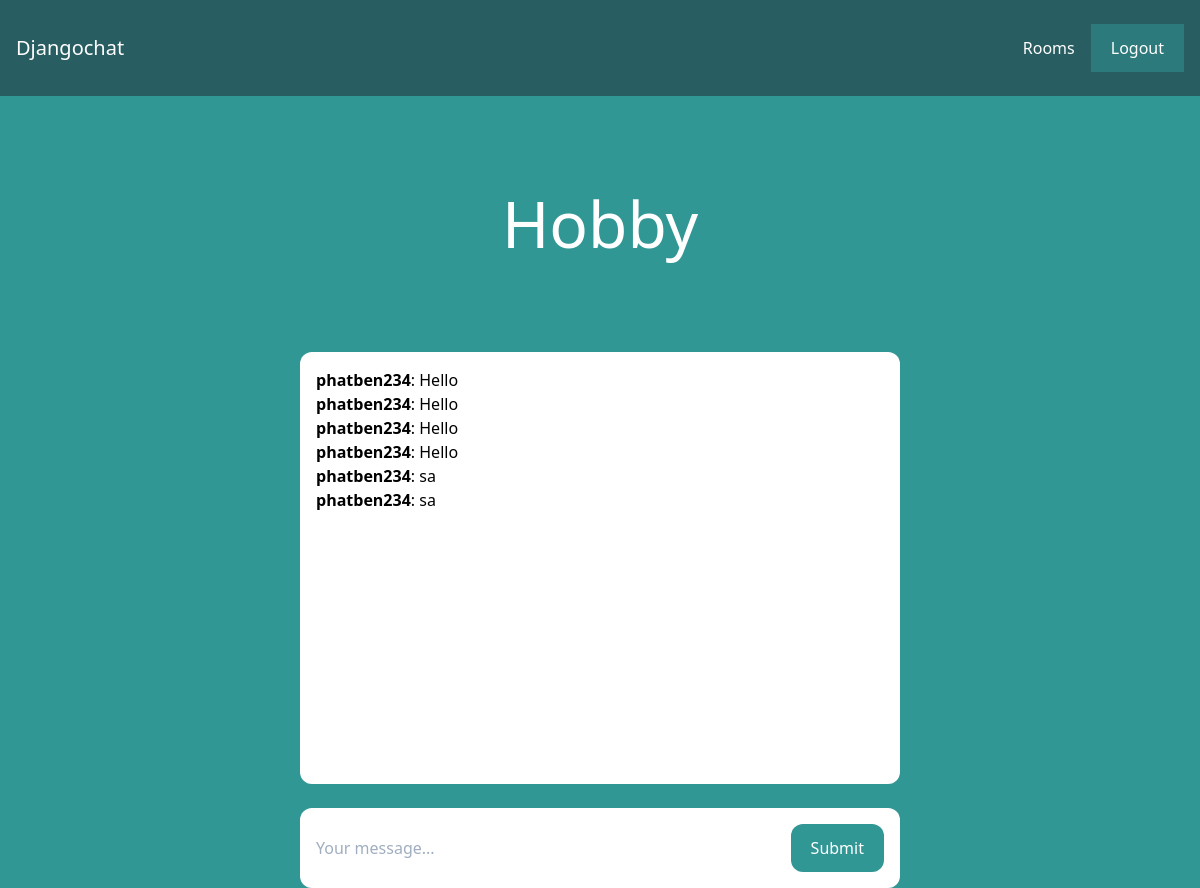
/rooms/Hooby/ (signed in), run on an earlier commit of the app's database.
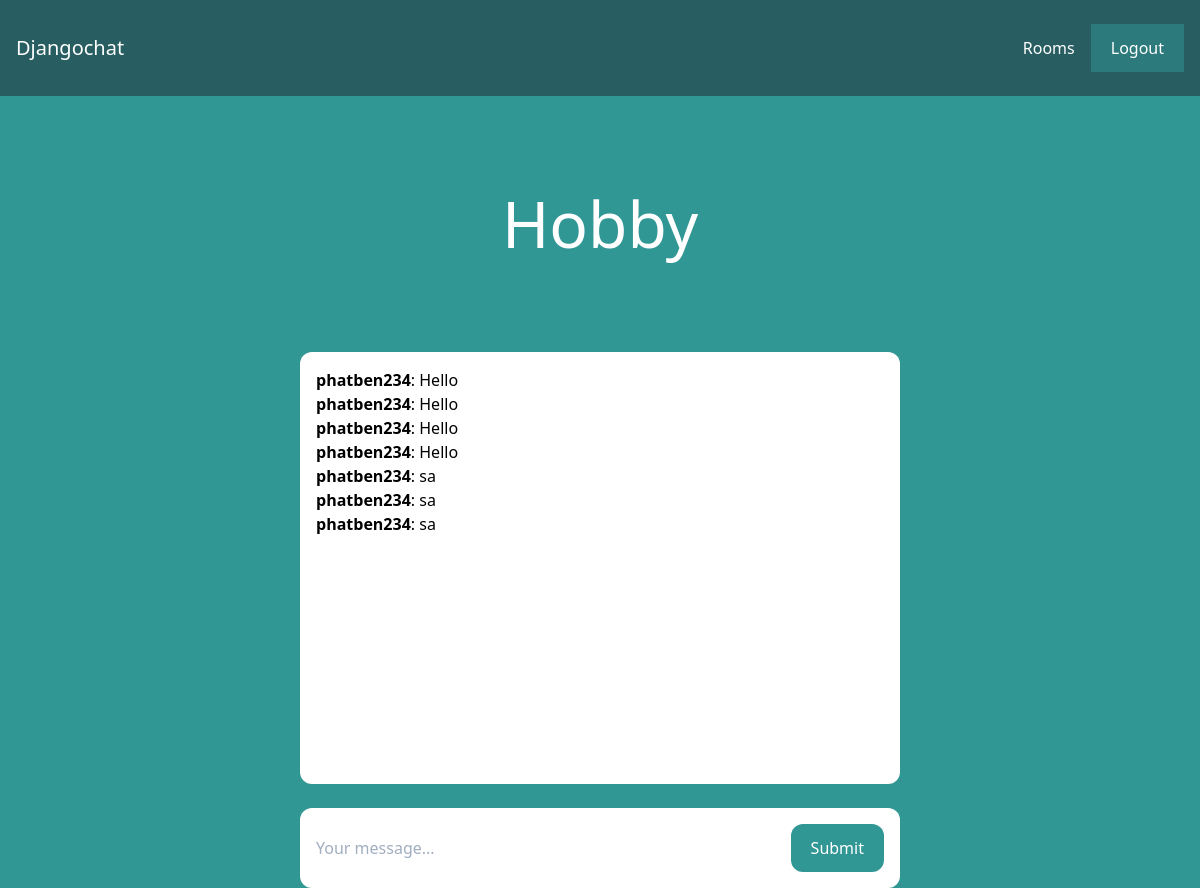
And on a later commit of the database.
### room/models.py (models this page shows)
class Message(models.Model):
    room = models.ForeignKey(Room, related_name='messages', on_delete=models.CASCADE)
    user = models.ForeignKey(User, related_name='messages', on_delete=models.CASCADE)
    content = models.TextField()
    date_added = models.DateTimeField(auto_now_add=True)
    class Meta:
        ordering = ('date_added',)

### room/views.py (the view)
# urls.py: path('rooms/', include('room.urls')),
@login_required
def room(request, slug):
    room = Room.objects.get(slug=slug)
    messages = Message.objects.filter(room=room).order_by('-date_added')[0:25][::-1]
    return render(request, 'room/room.html', {'room': room, 'messages':messages})

### room/templates/room/room.html (shortened to what this page needs)
{% extends 'core/base.html' %}
{% block content %}
<div class="p-10 lg:p-20 text-center">
    <h1 class="text-3xl lg:text-6xl text-white">{{ room.name }}</h1>
</div>
<div class="lg:w-2/4 mx-4 lg:mx-auto p-4 bg-white rounded-xl">
    <div class="chat-messages space-y-3" id="chat-messages">
        {% for m in messages %}<b>{{ m.user.username }}</b>: {{ m.content }}<br>{% endfor %}
    </div>
</div>
<div class="lg:w-2/4 mt-6 mx-4 lg:mx-auto p-4 bg-white rounded-xl">
    <form method="post" action="." class="flex">
        <input type="text" name="content" class="flex-1 mr-3" placeholder="Your message..." id="chat-message-input">
        <button
            class="px-5 py-3 rounded-xl text-white bg-teal-600 hover:bg-teal-700"
            id="chat-message-submit"
        >Submit</button>
    </form>
</div>
{% endblock %}

What changed in the data, as far as the page shows it:
added Message: user.username "phatben234", content "sa"
